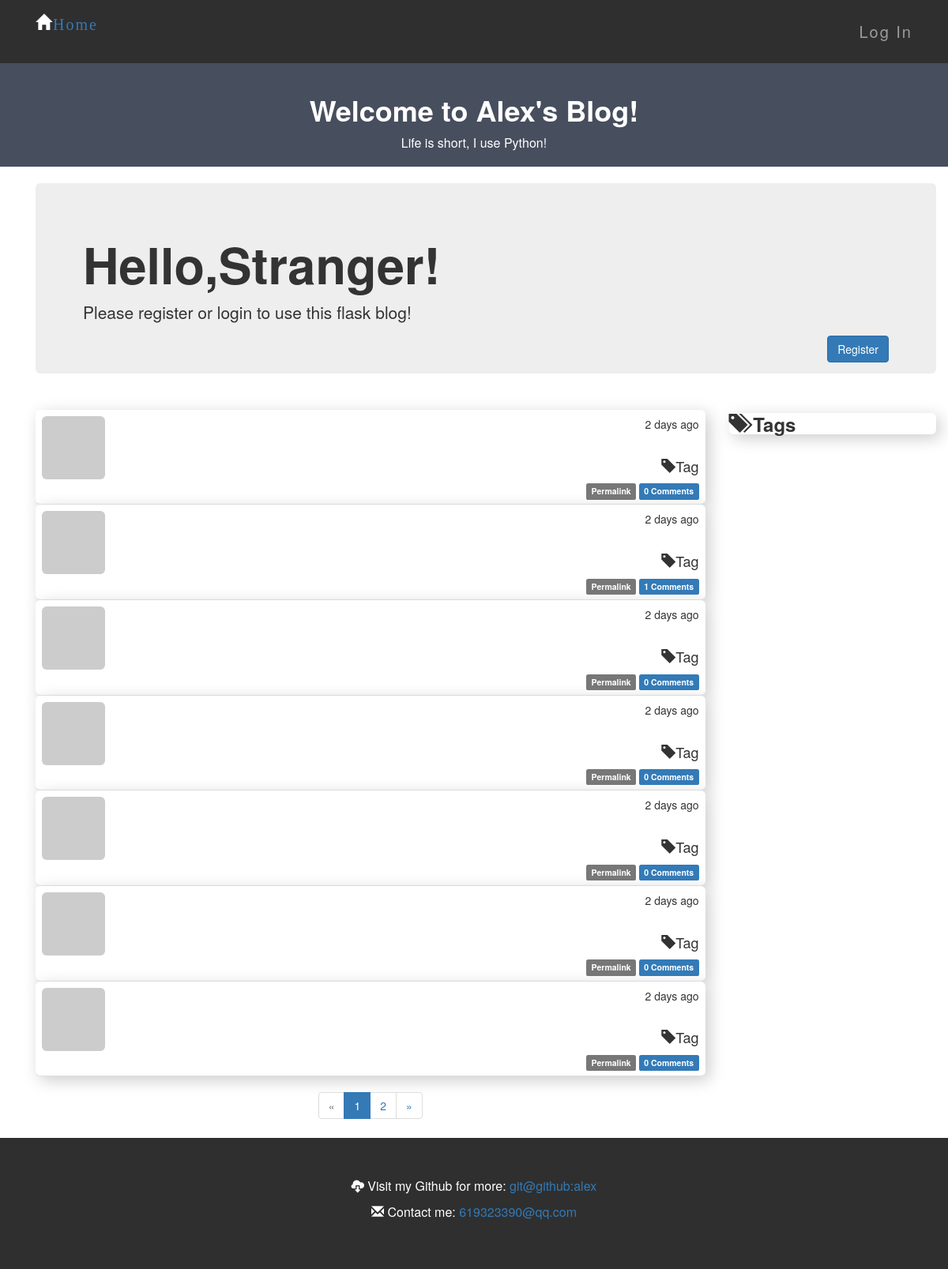
The page / on the database its author committed.
### app/models.py (models this page shows, shortened)
class Post(db.Model):
    __tablename__ = 'posts'
    id = db.Column(db.Integer, primary_key=True)
    body = db.Column(db.Text)
    timestamp = db.Column(db.DateTime, index=True, default=datetime.utcnow)  # 有默认值
    author_id = db.Column(db.Integer, db.ForeignKey('users.id'))
    body_html = db.Column(db.Text)
    comments = db.relationship('Comment', backref='post', lazy='dynamic')

### app/main/views.py (the view)
@main.route('/', methods=['GET', 'POST'])
def index():
    form = PostForm()
    if current_user.can(Permission.WRITE_ARTICLES) and \
            form.validate_on_submit():
        post = Post(body=form.body.data,
                    author=current_user._get_current_object())
        db.session.add(post)
        return redirect(url_for('.index'))
    page = request.args.get('page', 1, type=int)
    pagination = Post.query.order_by(Post.timestamp.desc()).paginate(
        page, per_page=7,
        error_out=False)
    posts = pagination.items
    return render_template('index.html', form=form, posts=posts,
                           pagination=pagination)

### app/auth/views.py (called while the page is built)
@auth.before_app_request
def before_request():
    if current_user.is_authenticated:
        current_user.ping()
        if not current_user.confirmed \
                and request.endpoint[:5] != 'auth.' \
                and request.endpoint != 'static':
            return redirect(url_for('auth.unconfirmed'))

### app/main/__init__.py (called while the page is built)
@main.app_context_processor  # 把permission类加入模板
def inject_permissions():
    return dict(Permission=Permission)

### app/models.py (called while the page is built)
    def gravatar(self, size=100, default='identicon', rating='g'):
        if request.is_secure:
            url = 'https://secure.gravatar.com/avatar'
        else:
            url = 'http://cn.gravatar.com/avatar'
        hash = self.avatar_hash or hashlib.md5(self.email.encode('utf-8')).hexdigest()
        return '{url}/{hash}?s={size}&d={default}&r={rating}'.format(
            url=url, hash=hash, size=size, default=default, rating=rating)

    def can(self, permissions):
        return False

    def is_administrator(self):
        return False

### app/templates/index.html (shortened to what this page needs)
{% extends "base.html" %}
{% import "bootstrap/wtf.html" as wtf %}
{% import "_macros.html" as macros %}
{% block page_content %}
<div class="page-header text-center bg-2">
    <h1>Welcome to Alex's Blog!</h1>
    <p>Life is short, I use Python!</p>
</div>
{% endblock %}
{% block post_content %}
<div class="container">
    {% if not current_user.is_authenticated %}
    <div class="jumbotron">
        <h1>Hello,Stranger!</h1>
        <p>Please register or login to use this flask blog!</p>
        <p>
         <a class="btn btn-primary btn-large" href="{{ url_for('auth.register') }}">Register</a>
        </p>
    </div>
    {% endif %}
</div>
<div class="container">
  <div class="row">
    <div class="col-md-9">
      <div class="post">
        <div class="post-tabs">
          {% include '_posts.html' %}
        </div>
      </div>
	  {% if pagination %}
      <div class="pagination text-center">
        {{ macros.pagination_widget(pagination, '.index') }}
      </div>
      {% endif %}
    </div>
    <div class="col-md-3">
      <div class="subscribe shadow frame" data-offset-top="611">
        <h3><b><span class="glyphicon glyphicon-tags"></span> Tags </b></h3>
      </div>
    </div>
  </div>
</div>
{% endblock %}

### app/templates/_posts.html (shortened to what this page needs)
<ul class="posts">
    {% for post in posts %}
    <li class="post shadow frame">
        <div class="post-thumbnail">
            <a href="{{ url_for('.user', username=post.author.username) }}">
                <img class="img-rounded profile-thumbnail" src="{{ post.author.gravatar(size=40) }}">
            </a>
        </div>
        <div class="post-content">
            <div class="post-date">{{ moment(post.timestamp).fromNow() }}</div>
            <div class="post-author"><a href="{{ url_for('.user', username=post.author.username) }}">{{ post.author.username }}</a></div>
            <div class="post-body">
                {% if post.body_html %}
                    {{ post.body_html | safe }}
                {% else %}
                    {{ post.body }}
                {% endif %}
            </div>
            <div class="post-footer">
                <h4><span class="glyphicon glyphicon-tag"></span>Tag</h4>
                <a href="{{ url_for('.post', id=post.id) }}">
                    <span class="label label-default">Permalink</span>
                </a>
                <a href="{{ url_for('.post', id=post.id) }}#comments">
                    <span class="label label-primary">{{ post.comments.count() }} Comments</span>
                </a>
            </div>
        </div>
    </li>
    {% endfor %}
</ul>

### app/static/styles.css (style rules this page uses)
.btn { float: right; }
.shadow { box-shadow: 5px 5px 20px #CCC; }
.frame { border-radius: 6px; }
.page-header { padding-top: 20px; margin: 0 0 20px; }
.profile-thumbnail { position: absolute; }
div.post-tabs { margin-top: 16px; }
ul.posts { list-style-type: none; padding: 0px; margin: 16px 0px 0px 0px; border-top: 1px solid #e0e0e0; }
div.post-tabs ul.posts { margin: 0px; border-top: none; }
ul.posts li.post { padding: 8px; border-bottom: 1px solid #e0e0e0; }
div.post-date { float: right; }
div.post-author { font-weight: bold; }
div.post-thumbnail { position: absolute; }
div.post-content { margin-left: 48px; min-height: 48px; }
div.post-footer { text-align: right; }
div.pagination { width: 100%; text-align: center; padding: 0px; margin: 0px; }

### app/static/typography.css (style rules this page uses)
h1,h2,h3,h4,h5 { font-weight: bold; }
p { font-size: 16px; }
.post-body h1,h2,h3,h4,h5 { font-weight: normal; }
div.post-footer { text-align: right; }
.subscribe h3 { font-weight: bold; }

### app/static/color.css (style rules this page uses)
.frame { background-color: #FFF; }
.bg-2 { background-color: #474e5d; color: #ffffff; }

### rows shown on the page
Post: timestamp "2 days ago", comments.count "0"
Post: timestamp "2 days ago", comments.count "1"
Post: timestamp "2 days ago", comments.count "0"
Post: timestamp "2 days ago", comments.count "0"
Post: timestamp "2 days ago", comments.count "0"
Post: timestamp "2 days ago", comments.count "0"
Post: timestamp "2 days ago", comments.count "0"

### other values the page prints
{{ p }} "1"
{{ p }} "2"
